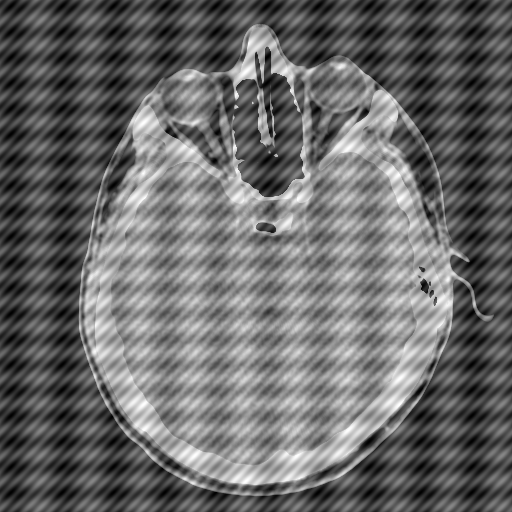
#> input picture imgs/HeadCT_degradada.tif, 512 x 512 px
$ python 004-magn-fase.py --imagem ../imgs/HeadCT_degradada.tif
#> lines starting #> are read from the running program, lines starting #| are printed output that depends on the picture
'''
Calcule la TDF de una imagen, obtenga magnitud y fase.
Genere una imagen reconstruida sólo con la magnitud considerando fase cero
y genere otra imagen reconstruida usando sólo fase de la imagen considerando
magnitud unitaria.
Visualice las imágenes y saque conclusiones sobre el aporte de ambas compo-
nentes a la reconstrucción de la imagen.
'''
# python 004-magn-fase.py -i ../imgs/coins.tif


import cv2 as cv
import numpy as np
from matplotlib import pyplot as plt
import argparse

'''
    Argumentos
'''
ap = argparse.ArgumentParser()
ap.add_argument("-i", "--imagem", required=True, help="Imagem")


'''
    Realiza a Transformada de Fourier e retorna a magnitude e a fase.
'''
def tf_complexa(im):
    # Para armazenar resultado da transformação
    planos = [np.float32(im), np.zeros(im.shape, np.float32)]
    tf = cv.merge(planos)
    # Transformada
    tf = cv.dft(tf, cv.DFT_COMPLEX_OUTPUT)
    #calcular magnitude, planos[0] = real, planos[1] = imaginário
    planos = cv.split(tf)
    magn, fase = cv.cartToPolar(planos[0],planos[1], angleInDegrees=False)
    return magn, fase


'''
    MAIN
'''
def main():

    # Argumentos e Imagem
    args = vars(ap.parse_args())
    img = cv.imread(args["imagem"], 0)
#> img is the input picture: shape (512, 512); min 0, max 255, mean 105.3
    [alt, larg] = img.shape
#> alt = 512; larg = 512

    # Transformada
    magn, fase = tf_complexa(img)
#> in tf_complexa, `magn, fase = cv.cartToPolar(planos[0],planos[1], angleInDegrees=False)`:
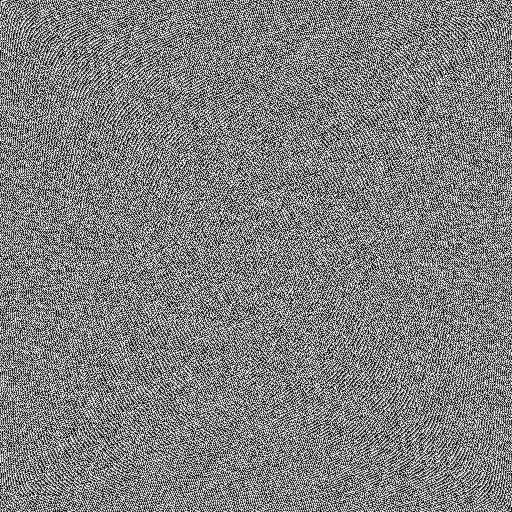
#> fase: shape (512, 512) float32; min 0, max 6.28, mean 3.14; drawn with min black and max white

    # Montando
    fase0 = np.zeros([alt,larg], dtype=np.float32)
    magn1 = np.ones([alt,larg],  dtype=np.float32)
    x0, y0 = cv.polarToCart(magn, fase0, angleInDegrees=False)
#> y0: shape (512, 512) float32; every value is 0
    x1, y1 = cv.polarToCart(magn1, fase, angleInDegrees=False)
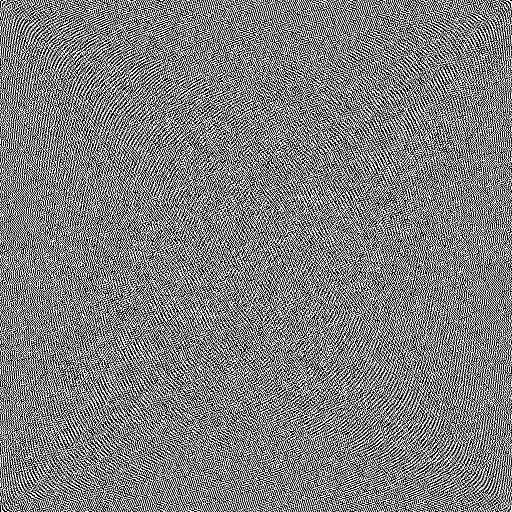
#> x1: shape (512, 512) float32; min -1, max 1, mean -0.000316; drawn with min black and max white
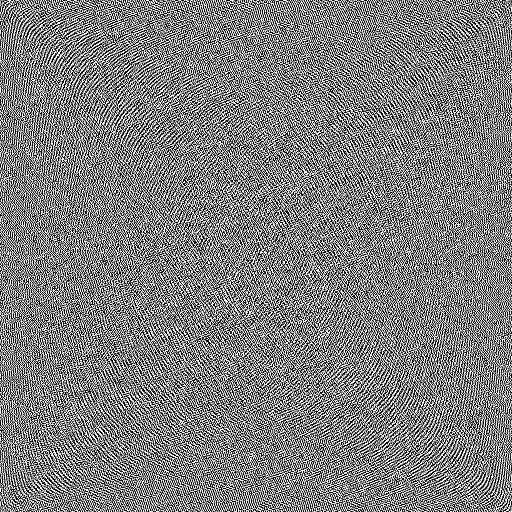
#> y1: shape (512, 512) float32; min -1, max 1, mean -6.48e-10; drawn with min black and max white
#> magn1: shape (512, 512) float32; every value is 1
    im0 = cv.merge([x0, y0])
    im1 = cv.merge([x1, y1])

    # Inversa
    inv0 = cv.idft(im0, cv.DFT_COMPLEX_OUTPUT)
    inv1 = cv.idft(im1, cv.DFT_COMPLEX_OUTPUT)

    # Combinar imagens para mostrar
    img0 = cv.magnitude(inv0[:,:,0], inv0[:,:,1])
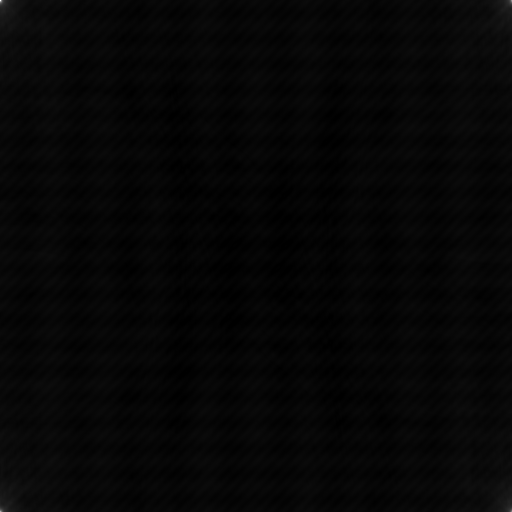
#> img0: shape (512, 512) float32; min 2431.5, max 1.1e+09, mean 27618766; drawn with min black and max white
    img1 = cv.magnitude(inv1[:,:,0], inv1[:,:,1])
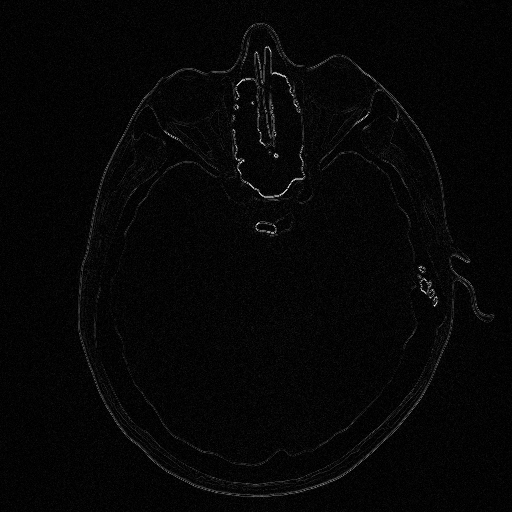
#> img1: shape (512, 512) float32; min 0.00227, max 10548, mean 275.2; drawn with min black and max white

    # Normalizar
    img0 = cv.normalize(img0, 0, 255, cv.NORM_MINMAX)
    img1 = cv.normalize(img1, 0, 255, cv.NORM_MINMAX)

    #escala logaritmica
    #magn = cv.log(magn + 1)
    #centralizar
    #magn = np.fft.fftshift(magn, axes=None)


    # Mostrar
    plt.subplot(1,3,1)
    plt.xticks([])
    plt.yticks([])
    plt.title("Original")
    plt.imshow(img, cmap="gray")

    plt.subplot(1,3,2)
    plt.xticks([])
    plt.yticks([])
    plt.title("Preservando Magnitude")
    plt.imshow(img0, cmap="gray")

    plt.subplot(1,3,3)
    plt.xticks([])
    plt.yticks([])
    plt.title("Preservando Fase")
    plt.imshow(img1, cmap="gray")

    '''
    plt.subplot(1,2,2)
    plt.xticks([])
    plt.yticks([])
    plt.imshow(imgf, cmap="bone")
    plt.colorbar()
    '''

    plt.show()


if __name__ == "__main__":
    main()

$ run again, on imgs/botellas3.tif
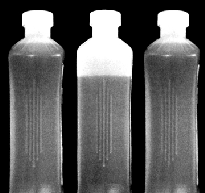
#> input picture imgs/botellas3.tif, 205 x 193 px
#> in main, img is the input picture: shape (193, 205); min 0, max 255, mean 90.4
#> y0: shape (193, 205) float32; every value is 0
#> in main, `x1, y1 = cv.polarToCart(magn1, fase, angleInDegrees=False)`:
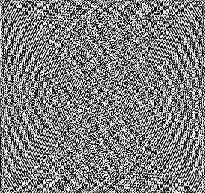
#> y1: shape (193, 205) float32; min -1, max 1, mean -1.04e-09; drawn with min black and max white
#> magn1: shape (193, 205) float32; every value is 1
#> in main, `img1 = cv.magnitude(inv1[:,:,0], inv1[:,:,1])`:
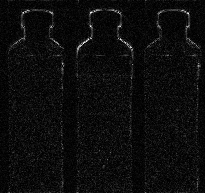
#> img1: shape (193, 205) float32; min 0.00225, max 2557, mean 130; drawn with min black and max white

$ run again, on imgs/botellas4.tif
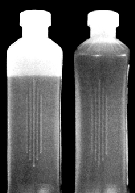
#> input picture imgs/botellas4.tif, 135 x 193 px
#> in main, img is the input picture: shape (193, 135); min 0, max 255, mean 95.4
#> y0: shape (193, 135) float32; every value is 0
#> in main, `x1, y1 = cv.polarToCart(magn1, fase, angleInDegrees=False)`:
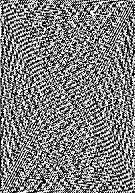
#> y1: shape (193, 135) float32; min -1, max 1, mean 7.83e-09; drawn with min black and max white
#> magn1: shape (193, 135) float32; every value is 1
#> in main, `img1 = cv.magnitude(inv1[:,:,0], inv1[:,:,1])`:
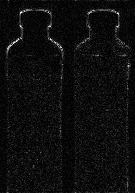
#> img1: shape (193, 135) float32; min 0.000467, max 1911.8, mean 105; drawn with min black and max white

$ run again, on imgs/botellas5.tif
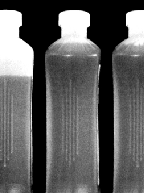
#> input picture imgs/botellas5.tif, 145 x 193 px
#> in main, img is the input picture: shape (193, 145); min 0, max 255, mean 93.9
#> y0: shape (193, 145) float32; every value is 0
#> in main, `x1, y1 = cv.polarToCart(magn1, fase, angleInDegrees=False)`:
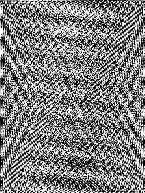
#> y1: shape (193, 145) float32; min -1, max 1, mean 3.98e-08; drawn with min black and max white
#> magn1: shape (193, 145) float32; every value is 1
#> in main, `img1 = cv.magnitude(inv1[:,:,0], inv1[:,:,1])`:
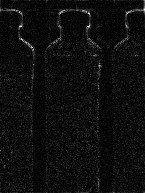
#> img1: shape (193, 145) float32; min 0.0101, max 2022, mean 112.1; drawn with min black and max white
